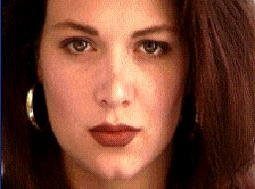
//> input picture HW2_F64051114_陳俊宇/women.jpg, 255 x 189 px
$ ./Source   (built with g++ and OpenCV 4)
//> lines starting //> are read from the running program, lines starting //| are printed output that depends on the picture
#include <iostream>
#include <fstream>
#include <string>
#include <vector>

// OpenCV
#include <opencv2/core/core.hpp>
#include <opencv2/imgcodecs.hpp>
#include <opencv2/imgproc/imgproc.hpp>
#include <opencv2/highgui/highgui.hpp>

using namespace std;
using namespace cv;

static void draw_triangulation(Mat & img, Subdiv2D & subdiv, const Scalar &delaunay_color) {
	vector<Vec6f> triangleList;
	subdiv.getTriangleList(triangleList);
	vector<Point> pt(3);
	Size size = img.size();
	Rect rect(0, 0, size.width, size.height);
	for (auto t : triangleList) {
		pt[0] = Point(cvRound(t[0]), cvRound(t[1]));
		pt[1] = Point(cvRound(t[2]), cvRound(t[3]));
		pt[2] = Point(cvRound(t[4]), cvRound(t[5]));
		// Draw rectangles completely inside the image.
		if (rect.contains(pt[0]) && rect.contains(pt[1]) && rect.contains(pt[2])) {
			line(img, pt[0], pt[1], delaunay_color, 1, CV_AA, 0);
			line(img, pt[1], pt[2], delaunay_color, 1, CV_AA, 0);
			line(img, pt[2], pt[0], delaunay_color, 1, CV_AA, 0);
		}
	}
}

void read_image(char * path_image, char * path_points, Mat& image, vector<Point2f>& key_points) {
//> called with path_image = "women.jpg", path_points = "women_points.txt"
	image = imread(path_image);
//> image is the input picture: 189 rows x 255 cols, CV_8UC3; mean B, G, R 49.3, 67, 116.7
	ifstream ifs(path_points);
	vector<int> points;
	int x, y;
	while (ifs >> x >> y) {
		key_points.emplace_back(x, y);
	}
}

Subdiv2D get_triangulation(Mat & img, vector<Point2f> & points) {
	Size size = img.size();
	Rect rect(0, 0, size.width, size.height);
	Subdiv2D subdiv(rect);
	for (const auto &point : points) {
		subdiv.insert(point);
	}
	return subdiv;
}

// Apply affine transform calculated using srcTri and dstTri to src
void applyAffineTransform(Mat & warpImage, Mat & src, vector<Point2f> & srcTri, vector<Point2f> & dstTri) {
	// Given a pair of triangles, find the affine transform.
	Mat warpMat = getAffineTransform(srcTri, dstTri);
	// Apply the Affine Transform just found to the src image
	warpAffine(src, warpImage, warpMat, warpImage.size(), INTER_LINEAR, BORDER_REFLECT_101);
}

// Warps and alpha blends triangular regions from img1 and img2 to img
void morphTriangle(Mat & img1, Mat & img2, Mat & img, vector<Point2f> & t1, vector<Point2f> & t2, vector<Point2f> &t, float alpha)
{
	// Find bounding rectangle for each triangle
	Rect r = boundingRect(t);
	Rect r1 = boundingRect(t1);
	Rect r2 = boundingRect(t2);
	// Offset points by left top corner of the respective rectangles
	vector<Point2f> t1Rect, t2Rect, tRect;
	vector<Point> tRectInt;
	for (int i = 0; i < 3; i++) {
		tRect.emplace_back(t[i].x - r.x, t[i].y - r.y);
		tRectInt.emplace_back(t[i].x - r.x, t[i].y - r.y); // for fillConvexPoly
		t1Rect.emplace_back(t1[i].x - r1.x, t1[i].y - r1.y);
		t2Rect.emplace_back(t2[i].x - r2.x, t2[i].y - r2.y);
	}
	// Get mask by filling triangle
	Mat mask = Mat::zeros(r.height, r.width, CV_32FC3);
	fillConvexPoly(mask, tRectInt, Scalar(1.0, 1.0, 1.0), 16, 0);
	// Apply warpImage to small rectangular patches
	Mat img1Rect, img2Rect;
	img1(r1).copyTo(img1Rect);
	img2(r2).copyTo(img2Rect);

	Mat warpImage1 = Mat::zeros(r.height, r.width, img1Rect.type());
	Mat warpImage2 = Mat::zeros(r.height, r.width, img2Rect.type());

	applyAffineTransform(warpImage1, img1Rect, t1Rect, tRect);
	applyAffineTransform(warpImage2, img2Rect, t2Rect, tRect);

	// Alpha blend rectangular patches
	Mat imgRect = (1.0 - alpha) * warpImage1 + alpha * warpImage2;

	// Copy triangular region of the rectangular patch to the output image
	multiply(imgRect, mask, imgRect);
	multiply(img(r), Scalar(1.0, 1.0, 1.0) - mask, img(r));
	img(r) = img(r) + imgRect;
}

int main()
{
	/*
	arg #1: path to image 1
	arg #2: path to points for image 1
	arg #3: path to image 2
	arg #4: path to points for image 2
	arg #5: number of frames (min 2)
	arg #6: path to output results
	*/

	int frames = 2;

	Mat img1, img2;
	vector<Point2f> key_points1, key_points2;
	read_image("women.jpg", "women_points.txt", img1, key_points1);
//> key_points1 = 48 Points (x, y), first 12: [66, 44], [77, 39], [88, 41], [94, 50], [70, 51], [85, 54], [111, 52], [106, 70], [105, 81], [98, 102], [102, 91], [116, 99]
	read_image("cheetah.jpg", "cheetah_points.txt", img2, key_points2);
//> call 2 of read_image, with path_image = "cheetah.jpg", path_points = "cheetah_points.txt"
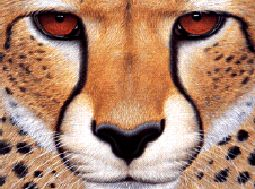
//> input picture HW2_F64051114_陳俊宇/cheetah.jpg, 255 x 189 px
//> in read_image, image is the input picture: 189 rows x 255 cols, CV_8UC3; mean B, G, R 110.5, 133.8, 174.5
//> key_points2 = 115 Points (x, y), first 12: [30, 14], [38, 10], [50, 8], [60, 7], [69, 11], [78, 16], [33, 20], [39, 29], [48, 35], [56, 39], [65, 37], [80, 34]
	auto subdiv1 = get_triangulation(img1, key_points1);
//> the loop in get_triangulation, `for (const auto &point : points)` made 48 passes
	auto subdiv2 = get_triangulation(img2, key_points2);
//> the loop in get_triangulation (call 2), `for (const auto &point : points)` made 115 passes

	img1.convertTo(img1, CV_32F);
	img2.convertTo(img2, CV_32F);

	// Draw triangulation
	Mat img1_copy, img2_copy;
	img1.copyTo(img1_copy);
	img2.copyTo(img2_copy);
	Scalar color(255, 255, 255);
	draw_triangulation(img1_copy, subdiv1, color);
//> in draw_triangulation, `subdiv.getTriangleList(triangleList);`: triangleList = 86 items, first 8: [85, 54, 77, 39, 88, 41], [77, 39, 85, 54, 70, 51], [40, 52, 1, 94, 1, 1], [1, 94, 40, 52, 44, 75], [66, 44, 1, 1, 77, 39], [1, 1, 66, 44, 40, 52], [127, 1, 77, 39, 1, 1], [77, 39, 127, 1, 88, 41]
//> the loop in draw_triangulation, `for (auto t : triangleList)` made 86 passes
//> t on passes 1 to 12: [85, 54, 77, 39, 88, 41], [77, 39, 85, 54, 70, 51], [40, 52, 1, 94, 1, 1], [1, 94, 40, 52, 44, 75], [66, 44, 1, 1, 77, 39], [1, 1, 66, 44, 40, 52], [127, 1, 77, 39, 1, 1], [77, 39, 127, 1, 88, 41], [66, 44, 77, 39, 70, 51], [143, 42, 127, 1, 157, 40], [127, 1, 143, 42, 132, 51], [127, 1, 111, 52, 88, 41]
//> after the loop in draw_triangulation, `for (auto t : triangleList)`:
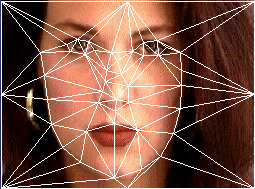
//> img: 189 rows x 255 cols, CV_32FC3; mean B, G, R 68.5, 84.3, 128.8
	draw_triangulation(img2_copy, subdiv2, color);
//> call 2 of draw_triangulation, with delaunay_color = Scalar(255, 255, 255)
//> in draw_triangulation (call 2), `subdiv.getTriangleList(triangleList);`: triangleList = 211 items, first 8: [38, 10, 33, 20, 30, 14], [33, 20, 38, 10, 39, 29], [39, 29, 11, 55, 10, 41], [11, 55, 39, 29, 48, 35], [30, 14, 1, 1, 38, 10], [1, 1, 30, 14, 6, 15], [48, 35, 50, 8, 60, 7], [50, 8, 48, 35, 39, 29]
//> the loop in draw_triangulation (call 2), `for (auto t : triangleList)` made 211 passes
//> after the loop in draw_triangulation (call 2), `for (auto t : triangleList)`:
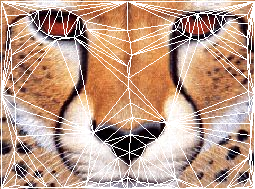
//> img: 189 rows x 255 cols, CV_32FC3; mean B, G, R 134.7, 154.8, 189.4
//> after the loop in draw_triangulation (call 2), `for (auto t : triangleList)`: pt = 3 Points (x, y): [242, 187], [251, 186], [254, 188]
	imwrite("tri1.jpg", img1_copy);
	imwrite("tri2.jpg", img2_copy);

	vector<Vec6f> triangles1, triangles2;
	subdiv1.getTriangleList(triangles1);
//> triangles1 = 86 items, first 8: [85, 54, 77, 39, 88, 41], [77, 39, 85, 54, 70, 51], [40, 52, 1, 94, 1, 1], [1, 94, 40, 52, 44, 75], [66, 44, 1, 1, 77, 39], [1, 1, 66, 44, 40, 52], [127, 1, 77, 39, 1, 1], [77, 39, 127, 1, 88, 41]
	auto len = triangles1.size();
//> len = 86

	vector<vector<int>> index;
	Size size = img1.size();
//> size = Size(255, 189)
	for (int i = 0; i < len; ++i) {
		vector<pair<Point2f, int>> cur;
		for (int j = 0; j <= 4; j += 2) {
			cur.emplace_back(Point2f(triangles1[i][j], triangles1[i][j + 1]), 0);
			for (auto k = 0; k < key_points1.size(); ++k) {
				if (key_points1[k] == cur.back().first) {
					cur[cur.size() - 1].second = k;
					break;
				}
			}
		}
		Rect rect(0, 0, size.width, size.height);
		if (rect.contains(cur[0].first) && rect.contains(cur[1].first) && rect.contains(cur[2].first)) {
			index.emplace_back(vector<int>({ cur[0].second, cur[1].second, cur[2].second }));
		}
	}
//> this loop made 86 passes


	//auto alpha = static_cast<float>(1. * id / (frames - 1));
	auto alpha = 0.5;
	Mat img_res = Mat::zeros(img1.size(), CV_32FC3);
	vector<Point2f> key_points_res;
	for (auto i = 0; i < key_points1.size(); ++i)
	{
		auto x = (1. - alpha) * key_points1[i].x + alpha * key_points2[i].x;
		auto y = (1. - alpha) * key_points1[i].y + alpha * key_points2[i].y;
		key_points_res.emplace_back(x, y);
	}
//> this loop made 48 passes
//> (x, y) on passes 1 to 12: (48, 29), (57.5, 24.5), (69, 24.5), (77, 28.5), (69.5, 31), (81.5, 35), (72, 36), (72.5, 49.5), (76.5, 58), (77, 70.5), (83.5, 64), (98, 66.5)

	for (const auto &i : index)
	{
		vector<Point2f> t1, t2, t_res;
		for (auto j = 0; j < 3; ++j)
		{
			t1.push_back(key_points1[i[j]]);
			t2.push_back(key_points2[i[j]]);
			t_res.push_back(key_points_res[i[j]]);
		}
		morphTriangle(img1, img2, img_res, t1, t2, t_res, alpha);
	}
//> this loop made 86 passes
//> (r in morphTriangle, r1 in morphTriangle, r2 in morphTriangle) on pass 43: (Rect(107, 54, 50, 48), Rect(128, 85, 54, 18), Rect(87, 23, 88, 95))
//> pass 1, `morphTriangle(img1, img2, img_res, t1, t2, t_res, alpha);`:
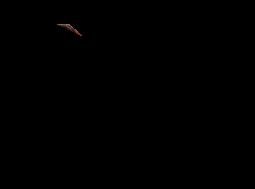
//> img_res: 189 rows x 255 cols, CV_32FC3; mean B, G, R 0.1, 0.1, 0.2
//> pass 3, in morphTriangle (call 3), `img1(r1).copyTo(img1Rect);`:
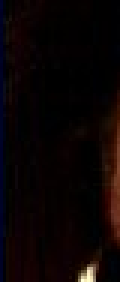
//> img1Rect: 94 rows x 40 cols, CV_32FC3 (shown 3 times larger); mean B, G, R 4.2, 4, 11
//> after the loop:
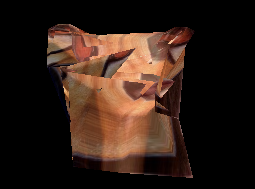
//> img_res: 189 rows x 255 cols, CV_32FC3; mean B, G, R 22.2, 30.7, 47.8

	imwrite("result.jpg", img_res);
	Mat result_img = imread("result.jpg");
	namedWindow("Display morphing image", WINDOW_AUTOSIZE);
	imshow("Display morphing image", result_img);
	while (waitKey() != 27);
//> the Esc key is pressed
	return 0;
}
